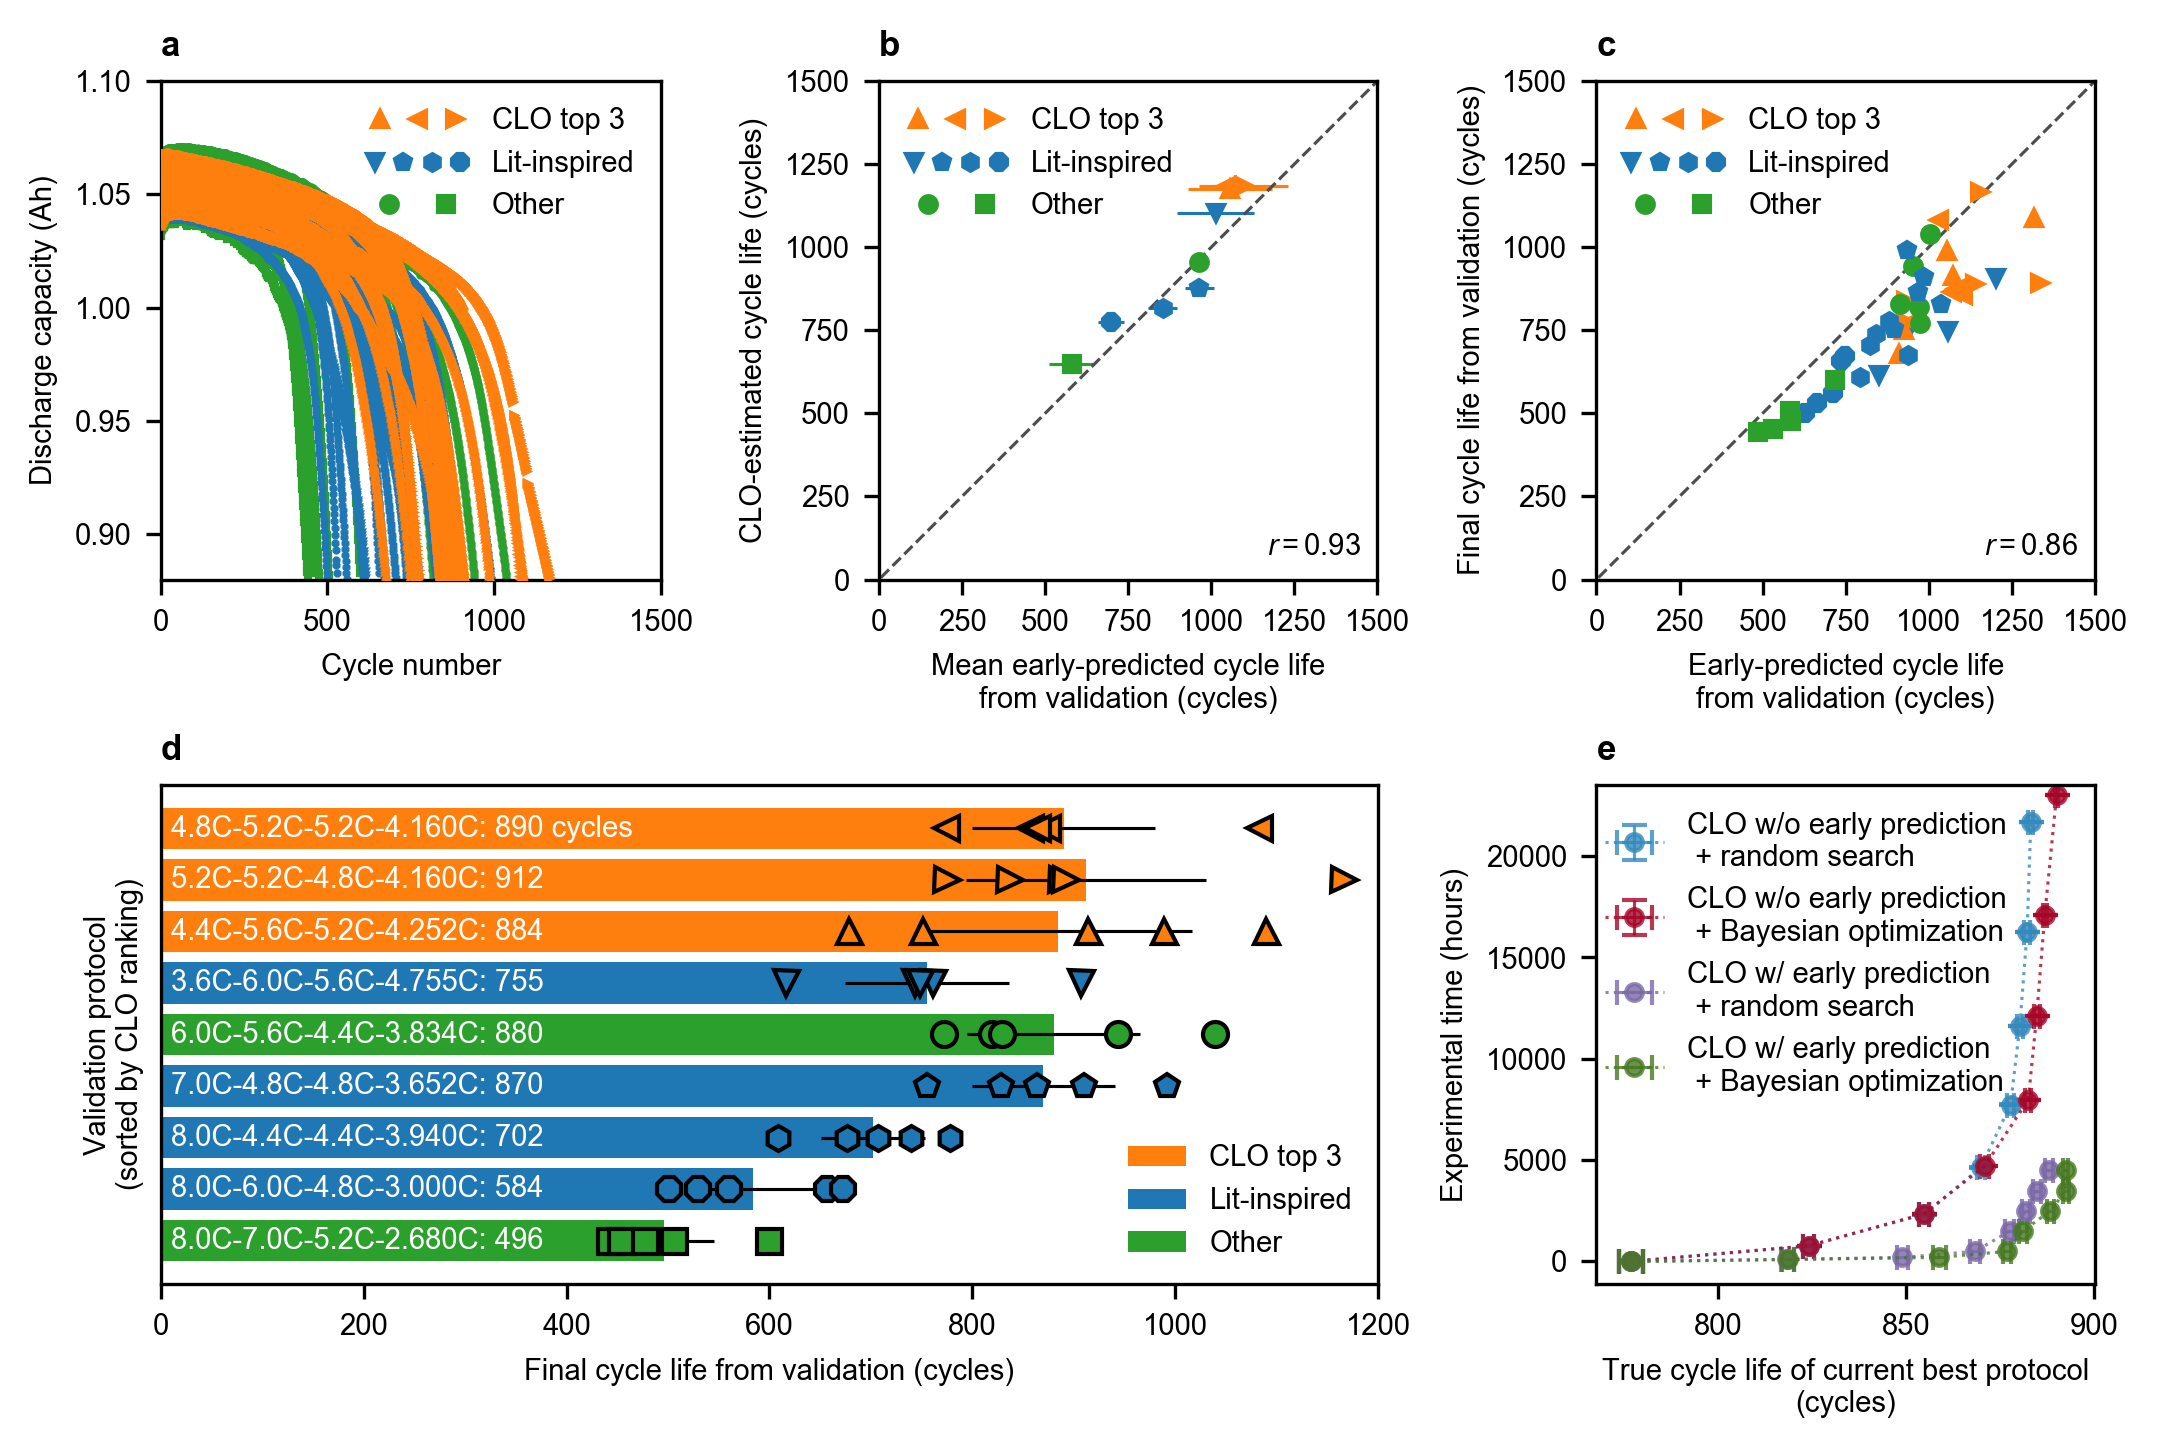

This figure's Python source:
#!/usr/bin/env python3
# -*- coding: utf-8 -*-
"""
Created on Tue Jan 29 22:09:03 2019

@author: peter
"""

import numpy as np
import matplotlib.pyplot as plt
from matplotlib.legend_handler import HandlerTuple
from matplotlib.legend_handler import HandlerErrorbar
import glob
import pickle
from cycler import cycler
from scipy.stats import pearsonr
from mpl_toolkits.axes_grid1.inset_locator import inset_axes

plt.close('all')

MAX_WIDTH = 183 / 25.4 # mm -> inches
upper_lim = 1400
figsize = (MAX_WIDTH, 2/3 * MAX_WIDTH)

fig = plt.subplots(2,3,figsize=figsize)
ax1 = plt.subplot2grid((2, 3), (0, 0))
ax2 = plt.subplot2grid((2, 3), (0, 1))
ax3 = plt.subplot2grid((2, 3), (0, 2))
ax4 = plt.subplot2grid((2, 3), (1, 0), colspan=2)
ax5 = plt.subplot2grid((2, 3), (1, 2))

ax1.set_title('a',loc='left', weight='bold')
ax2.set_title('b',loc='left', weight='bold')
ax3.set_title('c',loc='left', weight='bold')
ax4.set_title('d',loc='left', weight='bold')
ax5.set_title('e',loc='left', weight='bold')

########## LOAD DATA ##########
# Load echem
Qn = np.genfromtxt('Qn.csv', delimiter=',',skip_header=0)

# Load predictions
filename = 'predictions.csv'
pred_data = np.genfromtxt(filename, delimiter=',',skip_header=1)

validation_policies = pred_data[:,0:3]
predicted_lifetimes = pred_data[:,3:]

# Load prediction intervals
filename = 'PI_lo.csv'
PI_lo = np.genfromtxt(filename, delimiter=',',skip_header=1)[:,3:]

filename = 'PI_hi.csv'
PI_hi = np.genfromtxt(filename, delimiter=',',skip_header=1)[:,3:]

# Load final results
filename = 'final_results.csv'
final_data = np.genfromtxt(filename, delimiter=',',skip_header=1)

final_lifetimes = final_data[:,3:]

# Load OED means
oed_bounds_file = glob.glob('4_bounds.pkl')[0]
with open(oed_bounds_file, 'rb') as infile:
        param_space, ub, lb, all_oed_means = pickle.load(infile)

intersect = [i for i, policy in enumerate(param_space) if (policy == validation_policies).all(1).any()]

oed_means = all_oed_means[intersect]
oed_policy_subset = param_space[intersect]

# reorder oed_means by comparing ordering of oed_policy_subset with validation_policies 
idx = np.argwhere(np.all(validation_policies[:, None] == oed_policy_subset, axis=-1))[:, 1]
oed_means = oed_means[idx]

########## CALCULATIONS ##########

# Summary statistics
pred_means = np.round(np.nanmean(predicted_lifetimes,axis=1))
pred_sterr = np.round(1.96*np.nanstd(predicted_lifetimes,axis=1)/np.sqrt(5))

final_means = np.round(np.nanmean(final_lifetimes,axis=1))
final_sterr = np.round(1.96*np.nanstd(final_lifetimes,axis=1)/np.sqrt(5))

# Rankings calculations
oed_ranks = np.empty_like(oed_means.argsort())
oed_ranks[oed_means.argsort()] = np.arange(len(oed_means))
oed_ranks = np.max(oed_ranks) - oed_ranks + 1 # swap order and use 1-indexing

pred_ranks = np.empty_like(pred_means.argsort())
pred_ranks[pred_means.argsort()] = np.arange(len(pred_means))
pred_ranks = np.max(pred_ranks) - pred_ranks + 1 # swap order and use 1-indexing

final_ranks = np.empty_like(final_means.argsort())
final_ranks[final_means.argsort()] = np.arange(len(final_means))
final_ranks = np.max(final_ranks) - final_ranks + 1 # swap order and use 1-indexing

########## PLOTS ##########

default_colors = plt.rcParams['axes.prop_cycle'].by_key()['color']
c1 = default_colors[0]
c2 = default_colors[1]
c3 = default_colors[2]
c4 = default_colors[3]
#custom_cycler = (cycler(color=    [c1 , c2, c2, c2, c3, c1, c1, c1, c4]) +
#                 cycler(marker=   ['o','o','s','v','o','s','v','^','o']) +
custom_cycler = (cycler(color=    [c1, c2, c2, c2, c3, c1, c1, c1, c3]) +
                 cycler(marker=   ['v','^','<','>','o','p','h','8','s']) +
                 cycler(linestyle=['' , '', '', '', '', '', '', '', '']))

#### Q(n)

default_colors = plt.rcParams['axes.prop_cycle'].by_key()['color']
c1 = default_colors[0]
c2 = default_colors[1]
c3 = default_colors[2]
c4 = default_colors[3]

custom_cycler1 = (cycler(color=   [c1, c1, c1, c1, c1,
                                   c2, c2, c2, c2, c2,
                                   c2, c2, c2, c2, c2,
                                   c2, c2, c2, c2, c2,
                                   c3, c3, c3, c3, c3,
                                   c1, c1, c1, c1, c1,
                                   c1, c1, c1, c1, c1,
                                   c1, c1, c1, c1, c1,
                                   c3, c3, c3, c3, c3]) +
                 cycler(marker=   ['v', 'v', 'v', 'v', 'v',
                                   '^', '^', '^', '^', '^',
                                   '<', '<', '<', '<', '<',
                                   '>', '>', '>', '>', '>',
                                   'o', 'o', 'o', 'o', 'o',
                                   'p', 'p', 'p', 'p', 'p',
                                   'h', 'h', 'h', 'h', 'h',
                                   '8', '8', '8', '8', '8', 
                                   's', 's', 's', 's', 's']) +
                 cycler(linestyle=['', '', '', '', '',
                                   '', '', '', '', '',
                                   '', '', '', '', '',
                                   '', '', '', '', '',
                                   '', '', '', '', '',
                                   '', '', '', '', '',
                                   '', '', '', '', '',
                                   '', '', '', '', '',
                                   '', '', '', '', '']))

zorders = [2,2,2,2,2,
           3,3,3,3,3,
           3,3,3,3,3,
           3,3,3,3,3,
           1,1,1,1,1,
           2,2,2,2,2,
           2,2,2,2,2,
           2,2,2,2,2,
           1,1,1,1,1]

## a. Q(n)
ax1.set_prop_cycle(custom_cycler1)
CL = []
for k,row in enumerate(Qn):
    idx = np.where(row>0.88)[0]
    CL.append(len(idx)) # sanity check
    ax1.plot(idx,row[idx],markersize=1,zorder=zorders[k])
#ax1.legend(validation_policies)
ax1.set_xlim([0,1500])
ax1.set_ylim([0.88,1.1])
ax1.set_xlabel('Cycle number')
ax1.set_ylabel('Discharge capacity (Ah)')
ax1.set_yticks([0.9,0.95,1.0,1.05,1.1])
ax1.set_yticklabels(['0.90','0.95','1.00','1.05','1.10'])

## b. 
ax2.plot((-100,upper_lim+100),(-100,upper_lim+100), ls='--', c='.3',
         label='_nolegend_',markersize=3)
ax2.set_prop_cycle(custom_cycler)
p = [None]*9
for k in range(len(pred_means)):
    p[k] = ax2.errorbar(pred_means[k],oed_means[k],xerr=pred_sterr[k])
ax2.set_xlabel('Mean early-predicted cycle life\nfrom validation (cycles)')
ax2.set_ylabel('CLO-estimated cycle life (cycles)')
r = pearsonr(oed_means,pred_means)[0]
ax2.set_xlim([0,upper_lim])
ax2.set_ylim([0,upper_lim])
ax2.set_aspect('equal', 'box')
ax2.set_xticks(np.arange(0,1501,250))
ax2.set_yticks(np.arange(0,1501,250)) # consistent with x
ax2.annotate(r'$r =${:.2}'.format(r),(1450,75),horizontalalignment='right')


with_errorbars = False

## c. Lifetimes plot - raw
ax3.plot((-100,upper_lim+100),(-100,upper_lim+100), ls='--', c='.3',label='_nolegend_')
ax3.set_prop_cycle(custom_cycler)
if with_errorbars:
    # 95% prediction interval
    pred_err_lo = predicted_lifetimes - PI_lo
    pred_err_hi = PI_hi - predicted_lifetimes
    
    for protocol in zip(predicted_lifetimes, final_lifetimes, pred_err_lo, pred_err_hi):
        ax3.errorbar(protocol[0],protocol[1],
                 xerr=[protocol[2], protocol[3]], markersize=4)
else:
    ax3.plot(np.transpose(predicted_lifetimes), np.transpose(final_lifetimes),markersize=4)
ax3.set_xlim([0,upper_lim])
ax3.set_ylim([0,upper_lim])
ax3.set_aspect('equal', 'box')
ax3.set_xticks(np.arange(0,1501,250))
ax3.set_yticks(np.arange(0,1501,250)) # consistent with x
ax3.set_xlabel('Early-predicted cycle life\nfrom validation (cycles)')
ax3.set_ylabel('Final cycle life from validation (cycles)')
idx = ~np.isnan(predicted_lifetimes.ravel())
r = pearsonr(predicted_lifetimes.ravel()[idx],final_lifetimes.ravel()[idx])[0]
ax3.annotate(r'$r =${:.2}'.format(r),(1450,75),horizontalalignment='right')


## d. bar plot
final_idx = oed_ranks - 1
final_means_sorted = final_means[final_idx]
final_sterr_sorted = final_sterr[final_idx]
final_lifetimes_sorted = final_lifetimes[final_idx]

colors = [c1, c2, c2, c2, c3, c1, c1, c1, c3]

for k,pol in enumerate(validation_policies):
    if k in [1,5,8]: # legend hack
        ax4.barh(9-final_idx[k],final_means[k],xerr=final_sterr[k], 
                 color=colors[k])
    else:
        ax4.barh(9-final_idx[k],final_means[k],xerr=final_sterr[k], 
                 color=colors[k],label='_nolegend_')
    
    CC1, CC2, CC3 = pol
    CC4 = 0.2/(1/6 - (0.2/CC1 + 0.2/CC2 + 0.2/CC3))
    protocol_life_str = '{0}C-{1}C-{2}C-{3:.3f}C: {4:.0f}'.format(CC1, CC2, CC3, CC4,
           final_means[k])
    if final_idx[k]==0:
        ax4.annotate(protocol_life_str+" cycles",(10,9-final_idx[k]),
                     verticalalignment='center', color='w')
    else:
        ax4.annotate(protocol_life_str,(10,9-final_idx[k]),
                     verticalalignment='center', color='w')

ax4.set_prop_cycle(custom_cycler)
for k, row in enumerate(final_lifetimes):
    print(k,row)
    ax4.plot(row,(9-final_idx[k])*np.ones((5,1)), markersize=6,
             markeredgecolor='k',label='_nolegend_',)

ax4.set_xlabel('Final cycle life from validation (cycles)')
ax4.set_ylabel('Validation protocol\n(sorted by CLO ranking)')
ax4.set_xlim([0,1200])
ax4.get_yaxis().set_ticks([])
ax4.legend(['CLO top 3', 'Lit-inspired', 'Other'],frameon=False)

def make_legend(ax):
    handles = [(p[1][0], p[2][0], p[3][0]),(p[0][0],p[5][0],p[6][0],p[7][0]),
               (p[4][0],p[8][0])]
    ax.legend(handles,['CLO top 3', 'Lit-inspired', 'Other'],
              numpoints=1, handlelength=3.5, frameon=False,
              handler_map={tuple: HandlerTuple(ndivide=None)})

make_legend(ax1)
make_legend(ax2)
make_legend(ax3)

# Ablation plot
with open('fig4_plot_data.pkl', 'rb') as infile:
        data_dict = pickle.load(infile)

def plot_4c(ax):
    ax.set_prop_cycle(plt.style.library['bmh']['axes.prop_cycle'])
    
    # Dotted line for best protocol
    #ax4.plot([-1300,30000],[np.max(final_means),np.max(final_means)],color='k',linestyle='--',linewidth=3,
    #         label='Cycle life of best protocol')
    
    ## NOTE: We swtiched the x and y axes
    
    cap_size = 3
    
    h = ax.errorbar(data_dict['no_oed_no_ep_y'],data_dict['no_oed_no_ep_x'], 
                 yerr=data_dict['no_oed_no_ep_xerr'],xerr=data_dict['no_oed_no_ep_yerr'],
    	alpha=0.8,
    	marker='o', 
    	linestyle=':',
        capsize=cap_size,
    	#color=[0,112/256,184/256], 
    	label='CLO w/o early pred\n + random')
    ax.errorbar(data_dict['oed_no_ep_y'],data_dict['oed_no_ep_x'],
                 yerr=data_dict['oed_no_ep_xerr'],xerr=data_dict['oed_no_ep_yerr'],
        alpha=0.8,
    	marker='o', 
    	linestyle=':', 
        capsize=cap_size,
        #color=[227/256,86/256,0], 
    	label='CLO w/o early pred\n + MAB')
    ax.errorbar(data_dict['no_oed_ep_y'],data_dict['no_oed_ep_x'], 
                 xerr=data_dict['no_oed_ep_yerr'],
    	alpha=0.8,
    	marker='o',
    	linestyle=':',
        capsize=cap_size,
        #color=[0,167/256,119/256], 
    	label='CLO w/ early pred\n + random')
    ax.errorbar(data_dict['oed_ep_y'],data_dict['oed_ep_x'],xerr=data_dict['oed_ep_yerr'],
    	alpha=0.8,
    	marker='o', 
    	linestyle=':',
        capsize=cap_size,
        #color=[227/256,86/256,0], 
    	label='CLO w/ early pred\n + MAB')
    # plt.xticks(np.arange(max_budget+1))
    
    return h

h = plot_4c(ax5)
ax5.set_xlim((ax5.get_xlim()[0], ax5.get_xlim()[1]+1))
ax5.set_ylim((-1100, 23500))
xrange = ax5.get_xlim()[1] - ax5.get_xlim()[0]
yrange = ax5.get_ylim()[1] - ax5.get_ylim()[0]
ax5.set_aspect(aspect=xrange/yrange)

ax5.legend(frameon=False,
           handler_map={type(h): HandlerErrorbar(xerr_size=0.6)})
ax5.set_ylabel('Experimental time (hours)')
ax5.set_xlabel('True cycle life of current best protocol\n(cycles)')

# Log inset
add_inset = False
if add_inset:
    ax_ins = inset_axes(ax5, width='100%', height='100%', loc='upper left',
                        bbox_to_anchor=(0.12,0.28,0.5,0.38), bbox_transform=ax5.transAxes)
    plot_4c(ax_ins)
    ax_ins.set_xlim((825,900))
    ax_ins.set_ylim((100,30000))
    ax_ins.set_yscale('symlog')
                   
# tight layout and save
plt.tight_layout()
plt.savefig('fig4_v5pt5.png',dpi=300)
plt.savefig('fig4_v5pt5.pdf',format='pdf')
